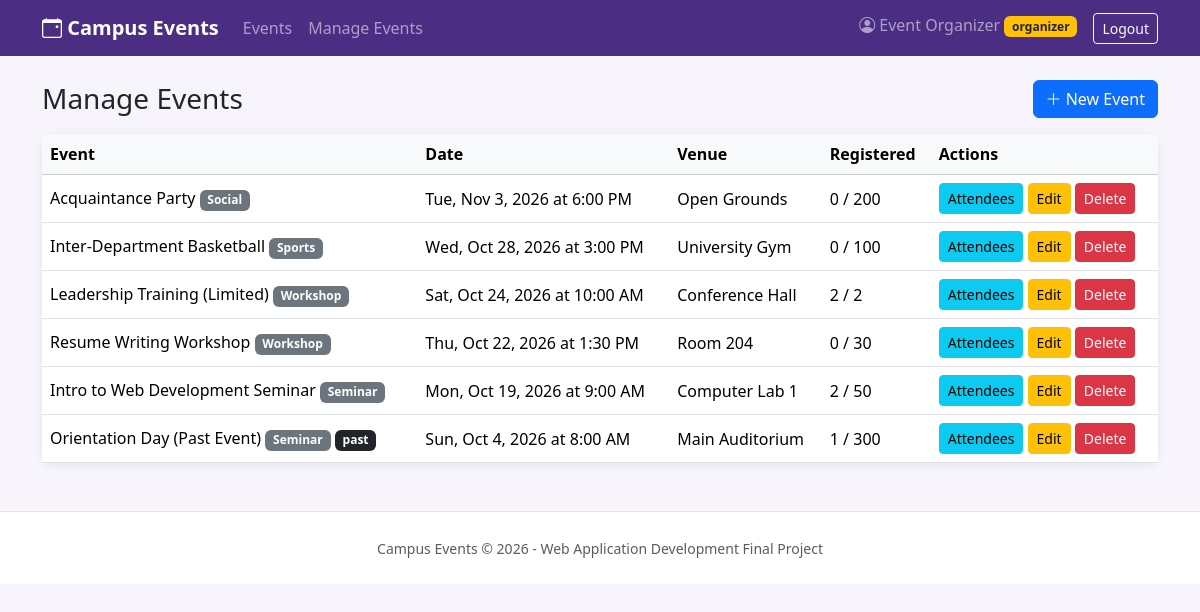
The app's page /admin_events.php (signed in) with its own data.
### tables this page shows
CREATE TABLE events (
    id INT AUTO_INCREMENT PRIMARY KEY,
    title VARCHAR(100) NOT NULL,
    category ENUM('Seminar','Workshop','Sports','Social') NOT NULL,
    event_date DATETIME NOT NULL,
    venue VARCHAR(100) NOT NULL,
    capacity INT NOT NULL,
    description TEXT
);

### config.php (called while the page is built, shortened)
<?php
function e($text) {
    return htmlspecialchars((string) $text, ENT_QUOTES, 'UTF-8');
}
function format_date($date) {
    return date('D, M j, Y \a\t g:i A', strtotime($date));
}

### admin_events.php (the view, shortened to what this page needs)
<?php
require 'config.php';
$events = $db->query(
    'SELECT events.*,
            (SELECT COUNT(*) FROM registrations WHERE registrations.event_id = events.id) AS registered
     FROM events ORDER BY event_date DESC'
)->fetchAll(PDO::FETCH_ASSOC);
include 'header.php';
?>
<div class="container mt-4">
    <div class="d-flex justify-content-between align-items-center mb-3">
        <h3 class="mb-0">Manage Events</h3>
        <a href="event_form.php" class="btn btn-primary"><i class="bi bi-plus-lg"></i> New Event</a>
    </div>
    <div class="card event-card">
    <div class="table-responsive">
    <table class="table table-hover mb-0 align-middle">
        <thead class="table-light">
            <tr><th>Event</th><th>Date</th><th>Venue</th><th>Registered</th><th>Actions</th></tr>
        </thead>
        <tbody>
        <?php foreach ($events as $ev): ?>
            <tr>
                <td>
                    <?= e($ev['title']) ?>
                    <span class="badge bg-secondary"><?= e($ev['category']) ?></span>
                    <?php if (strtotime($ev['event_date']) < time()): ?>
                        <span class="badge bg-dark">past</span>
                    <?php endif; ?>
                </td>
                <td><?= e(format_date($ev['event_date'])) ?></td>
                <td><?= e($ev['venue']) ?></td>
                <td><?= $ev['registered'] ?> / <?= $ev['capacity'] ?></td>
                <td class="text-nowrap">
                    <a href="attendees.php?event_id=<?= $ev['id'] ?>" class="btn btn-sm btn-info">Attendees</a>
                    <a href="event_form.php?id=<?= $ev['id'] ?>" class="btn btn-sm btn-warning">Edit</a>
                    <form method="post" action="event_delete.php" class="d-inline" onsubmit="return confirm('Delete this event and all its registrations?');">
                        <button type="submit" class="btn btn-sm btn-danger">Delete</button>
                    </form>
                </td>
            </tr>
        <?php endforeach; ?>
        </tbody>
    </table>
    </div>
    </div>
</div>
<?php include 'footer.php'; ?>

### style.css (style rules this page uses)
body { background-color: #f7f5fb; }
.event-card { border: none; border-radius: 12px; box-shadow: 0 2px 8px rgba(0, 0, 0, 0.08); }

### records on screen
events: title "Acquaintance Party", category "Social", event_date "Tue, Nov 3, 2026 at 6:00 PM", venue "Open Grounds", registered "0", capacity "200"
events: title "Inter-Department Basketball", category "Sports", event_date "Wed, Oct 28, 2026 at 3:00 PM", venue "University Gym", registered "0", capacity "100"
events: title "Leadership Training (Limited)", category "Workshop", event_date "Sat, Oct 24, 2026 at 10:00 AM", venue "Conference Hall", registered "2", capacity "2"
events: title "Resume Writing Workshop", category "Workshop", event_date "Thu, Oct 22, 2026 at 1:30 PM", venue "Room 204", registered "0", capacity "30"
events: title "Intro to Web Development Seminar", category "Seminar", event_date "Mon, Oct 19, 2026 at 9:00 AM", venue "Computer Lab 1", registered "2", capacity "50"
events: title "Orientation Day (Past Event)", category "Seminar", shows "past", event_date "Sun, Oct 4, 2026 at 8:00 AM", venue "Main Auditorium", registered "1", capacity "300"

### other values on screen
$_SESSION['full_name'] "Event Organizer"
